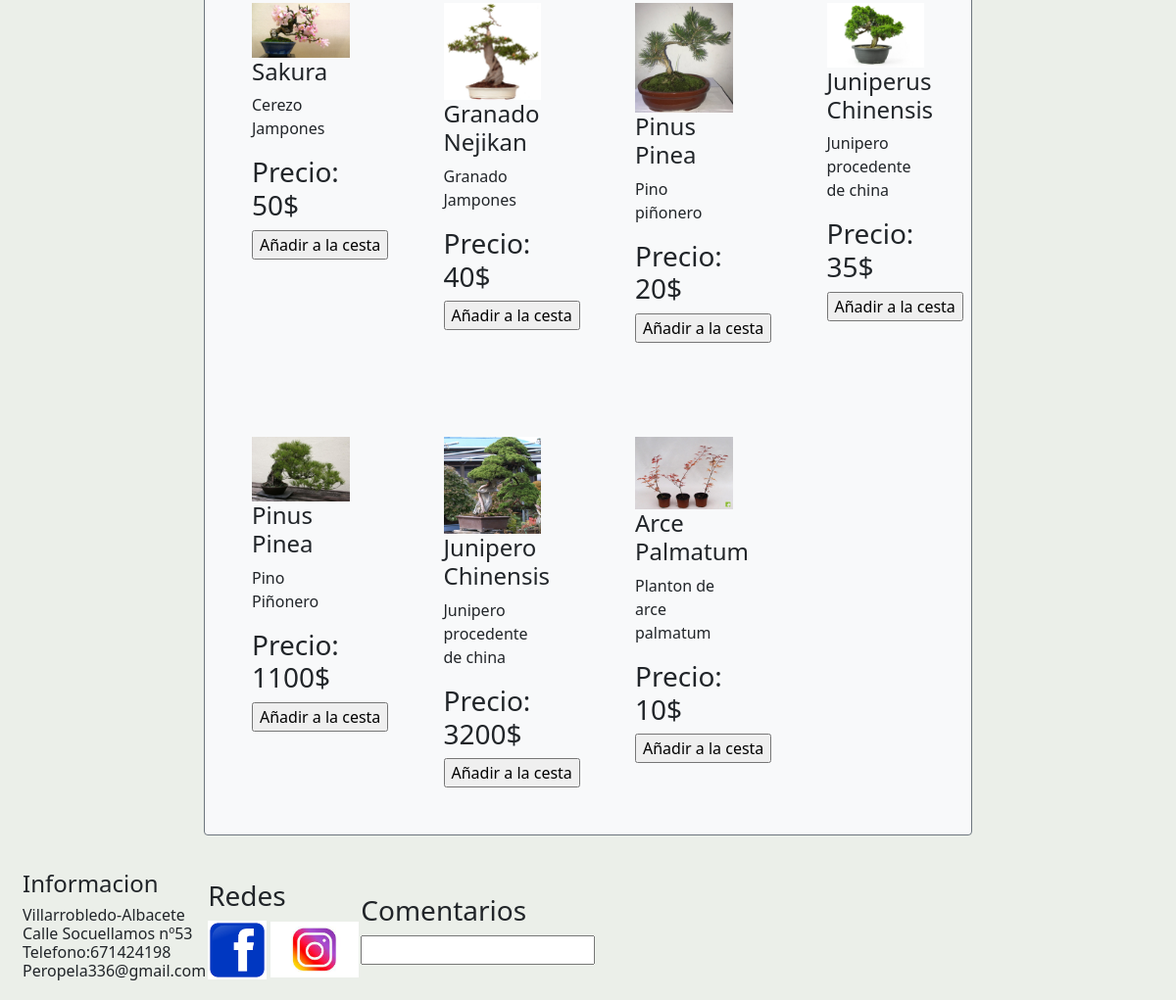
Before: /capaPresentacion/tienda.php (lower part) with the older database file.
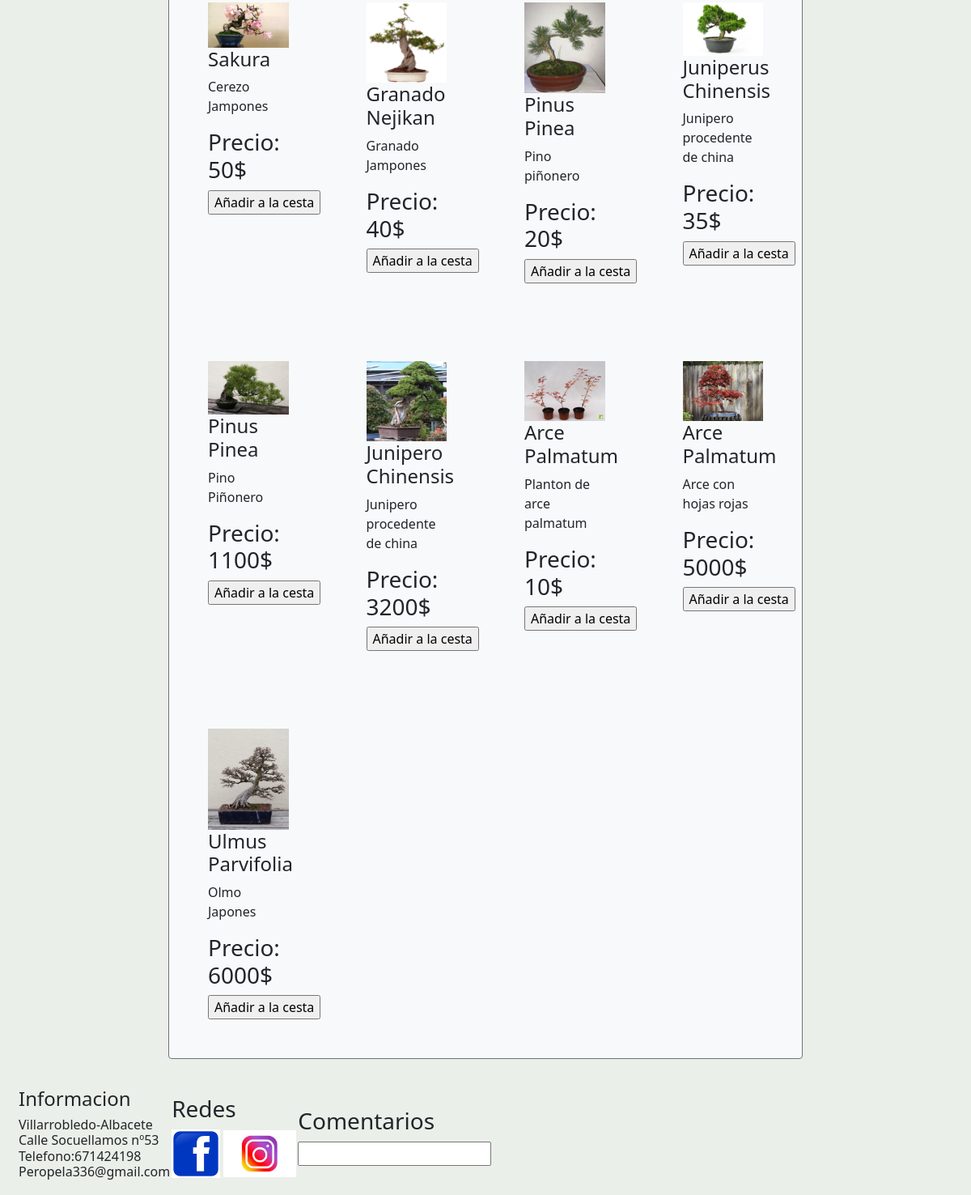
After: the same page with the newer database file.
### tables this page shows
create table
    Productos (
        codProducto int primary key,
        nombreProducto varchar(20),
        descripcion varchar(50),
        cantidad int,
        img varchar(100),
        precio int,
        tipo varchar(15)
    );

### capaNegocio/productos.php (called while the page is built, shortened)
<?php
include_once '../capaDatos/bdProductos.php';
class Productos {
	private string $nombreProducto;
	private string $descripcion;
	private int $cantidad;
	private string $img;
	private int $precio;
	public function setnombreProducto(string $nombreProducto): void {
		$this->nombreProducto = $nombreProducto;
	}
	public function setdescripcion(string $descripcion): void {
		$this->descripcion = $descripcion;
	}
	public function setcantidad(int $cantidad): void {
		$this->cantidad = $cantidad;
	}
	public function setimg(string $img): void {
		$this->img = $img;
	}
	public function setprecio(int $precio): void {
		$this->precio = $precio;
	}
	public function getnombreProducto(): string {
		return $this->nombreProducto;
	}
	public function getdescripcion(): string {
		return $this->descripcion;
	}
	public function getcantidad(): int {
		return $this->cantidad;
	}
	public function getimg(): string {
		return $this->img;
	}
	public function getprecio(): int {
		return $this->precio;
	}
	public function extraerProductos() {
		$bdproducto = new BDProductos();
		return $bdproducto->extraerProductos();
	}
}

### capaDatos/bdplantas.php (called while the page is built, shortened)
<?php
abstract class BDPlantas {
	public function __construct() {
		$this->pdocon = new PDO(self::DSN, self::USUARIO, self::CONTRASEÑA,
		self::OPCIONES);
	}
}

### capaDatos/bdProductos.php (called while the page is built, shortened)
<?php
include_once '../capaDatos/bdplantas.php';
class BDProductos extends BDPlantas {
	public function extraerProductos() {
		$data = array();
		if ($this->pdocon) {
			$resultado = $this->pdocon->prepare(
				"SELECT *
						FROM Productos"
			);
			if ($resultado->execute()) {
				foreach ($resultado as $fila) {
					$producto = new Productos();
					$producto->setcodProducto($fila['codProducto']);
					$producto->setnombreProducto($fila['nombreProducto']);
					$producto->setdescripcion($fila['descripcion']);
					$producto->setcantidad($fila['cantidad']);
					$producto->setimg($fila['img']);
					$producto->setprecio($fila['precio']);
					$data[] = $producto;
				}
				return $data;
			}
		}
	}
}

### capaPresentacion/tienda.php (the view, shortened to what this page needs)
<?php
include '../capaNegocio/productos.php';
?>
<!doctype html>
<html lang="en">
	<head>
		<link href="https://cdn.jsdelivr.net/npm/bootstrap@5.0.2/dist/css/bootstrap.min.css" rel="stylesheet">
		<link rel="stylesheet" href="index.css" type="text/css" media="screen" />
	</head>
	<body>
			<?php
		if (isset($_SESSION['usuario'])) {
			?>
			<div class="container-fluid ">
				<header class="navbar-light bg-light row border-top border-bottom border-secondary">
					<nav class="navbar navbar-expand-lg navbar-light bg-light">
						<div class="container-fluid">
							<a class="navbar-brand" href="tienda.php "><img class="img-fluid" src="img/logo titulo.png" width="170"></a>
							<button class="navbar-toggler" type="button" data-bs-toggle="collapse" data-bs-target="#navbarSupportedContent" aria-controls="navbarSupportedContent" aria-expanded="false" aria-label="Toggle navigation">
								<span class="navbar-toggler-icon"></span>
							</button>
							<div class="collapse navbar-collapse" id="navbarSupportedContent">
								<ul class="navbar-nav me-auto mb-2 mb-lg-0">
									<li class="nav-item dropdown">
										<a id="produ3" class="nav-link dropdown-toggle text-dark" href="#" id="navbarDropdown" role="button" data-bs-toggle="dropdown" aria-expanded="false">
											Productos
										</a>
										<ul class="dropdown-menu" aria-labelledby="navbarDropdown">
											<li><form action="tienda.php" method="post"><input type="submit" class="dropdown-item" href="#" value="Bonsais" name="productosbonsai"></form></li>
											<li><form action="tienda.php" method="post"><input type="submit" class="dropdown-item" href="#" value="Prebonsais" name="productosprebonsai"></form></li>
											<li><form action="tienda.php" method="post"><input type="submit" class="dropdown-item" href="#" value="Plantones" name="productosplanton"></form></li>
										</ul>
									</li>
									<li class="nav-item dropdown ">
										<a id="info3" class="nav-link dropdown-toggle text-dark" href="#" id="navbarDropdown" role="button" data-bs-toggle="dropdown" aria-expanded="false">
											Informacion Cuidados
										</a>
										<ul class="dropdown-menu" aria-labelledby="navbarDropdown">
											<li><a class="dropdown-item" href="topconocidos.php">Top Conocidos</a></li>
											<li><a class="dropdown-item" href="infoCuidados.php">Info Cuidados</a></li>
										</ul>
									</li>
								</ul>
								<form class="d-flex" metrod="post" action="tienda.php">
									<input class="form-control me-2"  placeholder="Search" aria-label="Search" name="buscador">
									<input class="btn  btn-outline-dark" type="submit" name="botonsearch" value="Search">
								</form>
								<ul class="navbar-nav  m-lg-2">
									<li class="nav-item dropdown ">
										<button class="btn btn-light dropdown-toggle" type="button" id="dropdownMenuButton1" data-bs-toggle="dropdown" aria-expanded="false">
											<svg xmlns="http://www.w3.org/2000/svg" width="16" height="16" fill="currentColor" class="bi bi-person-circle" viewBox="0 0 16 16">
											<path d="M11 6a3 3 0 1 1-6 0 3 3 0 0 1 6 0z"/>
											<path fill-rule="evenodd" d="M0 8a8 8 0 1 1 16 0A8 8 0 0 1 0 8zm8-7a7 7 0 0 0-5.468
												  11.37C3.242 11.226 4.805 10 8 10s4.757 1.225 5.468 2.37A7 7 0 0 0 8 1z"/> </svg>
												  <?php
												  echo $_SESSION['usuario']->getNombre();
												  ?>
										</button>
										<ul class="dropdown-menu" aria-labelledby="dropdownMenuButton1">
											<li><a class="dropdown-item" href="perfil.php">Perfil</a></li>
											<li><a class="dropdown-item" href="compras.php">Compras</a></li>
											<?php
											if ($_SESSION['usuario']->getEmail() == "admin@livingroots.es") {
												?>
												<li><a class="dropdown-item" href="administracion.php">Administracion</a></li>
												<?php
											}
											?>
											<li><a class="dropdown-item" href="#"><form action="tienda.php" method="post">
														<input class="btn btn-light" type="submit" value="cierra sesion" name="cierrasesion">
													</form></a></li>
										</ul>
									</li>
									<li class="nav-item dropdown m-auto">
										<a href="carrito.php"><svg xmlns="http://www.w3.org/2000/svg" width="30" height="30"  class="bi bi-basket" viewBox="0 0 16 16">
											<path d="M5.757 1.071a.5.5 0 0 1 .172.686L3.383 6h9.234L10.07 1.757a.5.5 0 1 1 .858-.514L13.783 6H15a1 1 0 0 1 1 1v1a1 1 0 0 1-1
												  1v4.5a2.5 2.5 0 0 1-2.5 2.5h-9A2.5 2.5 0 0 1 1 13.5V9a1 1 0 0 1-1-1V7a1 1 0 0 1 1-1h1.217L5.07 1.243a.5.5 0 0 1 .686-.172zM2
												  9v4.5A1.5 1.5 0 0 0 3.5 15h9a1.5 1.5 0 0 0 1.5-1.5V9H2zM1 7v1h14V7H1zm3 3a.5.5 0 0 1 .5.5v3a.5.5 0 0 1-1 0v-3A.5.5 0 0 1 4 10zm2
												  0a.5.5 0 0 1 .5.5v3a.5.5 0 0 1-1 0v-3A.5.5 0 0 1 6 10zm2 0a.5.5 0 0 1 .5.5v3a.5.5 0 0 1-1 0v-3A.5.5 0 0 1 8 10zm2 0a.5.5 0 0 1 .5.
												  5v3a.5.5 0 0 1-1 0v-3a.5.5 0 0 1 .5-.5zm2 0a.5.5 0 0 1 .5.5v3a.5.5 0 0 1-1 0v-3a.5.5 0 0 1 .5-.5z"/> </svg>
										</a>
									</li>
								</ul>
							</div>
						</div>
					</nav>
				</header>
				<br>
				<div class="row row-cols-4 col-md-8 m-auto mt-5 bg-light rounded border border-secondary" id="productos">
					<?php
					if (isset($_POST['productosbonsai'])) {
						$producto = new Productos();
						$nose = $producto->extraerBonsai();
						foreach ($nose as $fila) {
							?>
							<div class="col p-5">
								<form action="producto.php" method="post">
									<button type="submit"  name="cesta">
										<input type="hidden" name="fila" value="<?php echo $fila->getcodProducto() ?>">
										<img class="img-fluid" width="250" src="img/<?php echo $fila->getimg() ?>">
										<h4><?php echo $fila->getnombreProducto() ?></h4>
										<h3><?php echo $fila->getprecio() ?>$</h3>
									</button>
									<?php
									if ($fila->getcantidad() == 0) {
										echo "No hay en el Stock";
									} else {
										?>
										<?php
									}
									?>
								</form>
							</div>
							<?php
						}
					} else if (isset($_POST['productosprebonsai'])) {
						$producto = new Productos();
						$nose = $producto->extraerPrebonsai();
						foreach ($nose as $fila) {
							?>
							<div class="col p-5">
								<form action="producto.php" method="post">
									<button type="submit"  name="cesta">
										<input type="hidden" name="fila" value="<?php echo $fila->getcodProducto() ?>">
										<img class="img-fluid" width="250" src="img/<?php echo $fila->getimg() ?>">
										<h4><?php echo $fila->getnombreProducto() ?></h4>
										<p><?php echo $fila->getdescripcion() ?></p>
										<h3>Precio: <?php echo $fila->getprecio() ?>$</h3>
									</button>
									<?php
									if ($fila->getcantidad() == 0) {
										echo "No hay en el Stock";
									} else {
										?>
										<?php
									}
									?>
								</form>
							</div>
							<?php
						}
					} else if (isset($_POST['productosplanton'])) {
						$producto = new Productos();
						$nose = $producto->extraerPlanton();
						foreach ($nose as $fila) {
							?>
							<div class="col p-5">
								<form action="producto.php" method="post">
									<button type="submit"  name="cesta">
										<input type="hidden" name="fila" value="<?php echo $fila->getcodProducto() ?>">
										<img class="img-fluid" width="250" src="img/<?php echo $fila->getimg() ?>">
										<h4><?php echo $fila->getnombreProducto() ?></h4>
										<p><?php echo $fila->getdescripcion() ?></p>
										<h3>Precio: <?php echo $fila->getprecio() ?>$</h3>
									</button>
									<?php
									if ($fila->getcantidad() == 0) {
										echo "No hay en el Stock";
									} else {
										?>
										<?php
									}
									?>
								</form>
							</div>
							<?php
						}
					} else if (isset($_POST['botonsearch'])) {
						echo'entra';
						$producto = new Productos();
						$nose = $producto->buscador($_POST['buscador']);
						foreach ($nose as $fila) {
							?>
							<div class="col p-5">
								<form action="producto.php" method="post">
									<button type="submit"  name="cesta">
										<input type="hidden" name="fila" value="<?php echo $fila->getcodProducto() ?>">
										<img class="img-fluid" width="250" src="img/<?php echo $fila->getimg() ?>">
										<h4><?php echo $fila->getnombreProducto() ?></h4>
										<p><?php echo $fila->getdescripcion() ?></p>
										<h3>Precio: <?php echo $fila->getprecio() ?>$</h3>
									</button>
									<?php
									if ($fila->getcantidad() == 0) {
										echo "No hay en el Stock";
									} else {
										?>
										<?php
									}
									?>
								</form>
							</div>
							<?php
						}
					} else {
						$producto = new Productos();
						$nose = $producto->extraerProductos();
						foreach ($nose as $fila) {
							?>
							<div class="col p-5">
								<form action="producto.php" method="post">
									<button class="" type="submit"  name="cesta">
										<input type="hidden" name="fila" value="<?php echo $fila->getcodProducto() ?>">
										<img class="img-fluid" width="250" src="img/<?php echo $fila->getimg() ?>">
										<h4><?php echo $fila->getnombreProducto() ?></h4>
										<p><?php echo $fila->getdescripcion() ?></p>
										<h3>Precio: <?php echo $fila->getprecio() ?>$</h3>
									</button>
									<?php
									if ($fila->getcantidad() == 0) {
										echo "No hay en el Stock";
									} else {
										?>
										<?php
									}
									?>
								</form>
							</div>
							<?php
						}
					}
					?>
				</div>
				<div class="row mb-lg-4">
				</div>
				<footer class="fooder row bg-light border-top border-bottom border-secondary">
					<div class="col text-center">
						<h4>Informacion de contacto</h4>
						<h6>
							Villarrobledo-Albacete <br>
							Telefono:671424198 <br>
							Peropela336@gmail.com
						</h6>
					</div>
					<div class="col text-center">
						<h3>Redes</h3>
						<a href="https://www.facebook.com/profile.php?id=100008619615493"><img class="img-fluid" src="img/facebook.png" width="60"></a>
						<a href="https://www.instagram.com/pedro_mr78/"><img class="img-fluid" src="img/insta.jpg" width="90"></a>
						<a href="www.linkedin.com/in/pedro-montero-rodriguez-9ab7841ab"><img class="img-fluid" src="img/linkedin.jpg" width="60"></a>
					</div>
				</footer>
			</div>
			<?php
		} else {
			?>
			<div class="container-fluid ">
				<br>
				<div class="row row-cols-4 col-md-8 m-auto mt-5 bg-light rounded border border-secondary" id="productos">
					<?php
					if (isset($_POST['productosbonsai'])) {
						$producto = new Productos();
						$nose = $producto->extraerBonsai();
						foreach ($nose as $fila) {
							?>
							<div class="col p-5">
								<form action="carrito.php" method="post">
									<input type="hidden" name="fila" value="<?php echo $fila->getcodProducto() ?>">
									<img class="img-fluid" width="250" src="img/<?php echo $fila->getimg() ?>">
									<h4><?php echo $fila->getnombreProducto() ?></h4>
									<p><?php echo $fila->getdescripcion() ?></p>
									<h3><?php echo $fila->getprecio() ?>$</h3>
									<?php
									if ($fila->getcantidad() == 0) {
										echo "No hay en el Stock";
									} else {
										?>
										<a href="login.php"><input  type="button" value="Añadir a la cesta" name="cesta"></a>
										<?php
									}
									?>
								</form>
							</div>
							<?php
						}
					} else {
						$producto = new Productos();
						$nose = $producto->extraerProductos();
						foreach ($nose as $fila) {
							?>
							<form class="col p-5" action="carrito.php" method="post">
								<img class="img-fluid" width="250" src="img/<?php echo $fila->getimg() ?>">
								<h4><?php echo $fila->getnombreProducto() ?></h4>
								<p><?php echo $fila->getdescripcion() ?></p>
								<h3>Precio: <?php echo $fila->getprecio() ?>$</h3>
								<?php
								if ($fila->getcantidad() == 0) {
									echo "No hay en el Stock";
								} else {
									?>
									<a href="login.php"><input  type="button" value="Añadir a la cesta" name="cesta"></a>
									<?php
								}
								?>
							</form>
							<br>
							<?php
						}
					}
					?>
				</div>
				<footer>
					<div class="fooder">
						<table>
							<td>
								<h4>Informacion</h4>
								<h6>
									Villarrobledo-Albacete <br>
									Calle Socuellamos nº53 <br>
									Telefono:671424198 <br>
									Peropela336@gmail.com
								</h6>
							</td>
							<td>
								<h3>Redes</h3>
								<img class="img-fluid" src="img/facebook.png" width="60">
								<img class="img-fluid" src="img/insta.jpg" width="90">
							</td>
							<td>
								<h3>Comentarios</h3>
								<input type="text" name="nombredelacaja">
							<td>
						</table>
					</div>
				</footer>
			</div>
			<?php
		}
		?>
	</body>
</html>

### capaPresentacion/index.css (style rules this page uses)
footer { padding: 10px; }
body { background-image: url("img/descarga.jfif"); background-color:#EBEFE9; background-size: contain; background-position: center top; background-repeat: no-repeat; background-attachment: fixed; }

Changed rows visible on the page:
added productos: img (picture), nombreProducto "Arce Palmatum", descripcion "Arce con hojas rojas", precio "5000"
added productos: img (picture), nombreProducto "Ulmus Parvifolia", descripcion "Olmo Japones", precio "6000"
